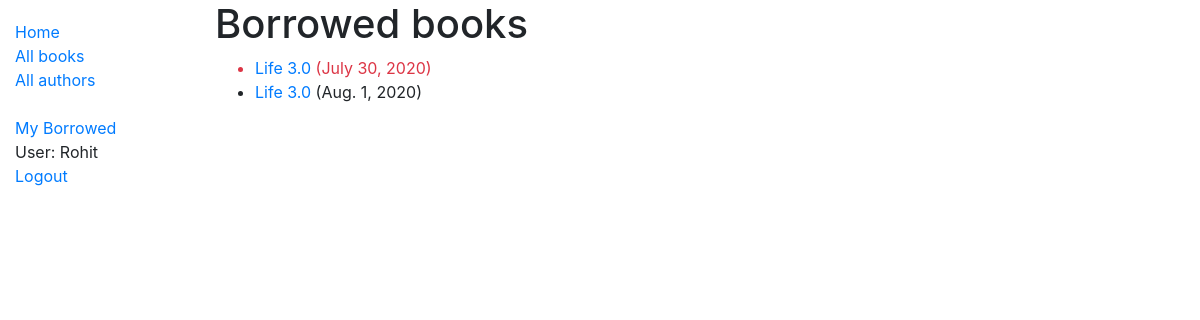
Page /catalog/mybooks/ (signed in) on the earlier database version.
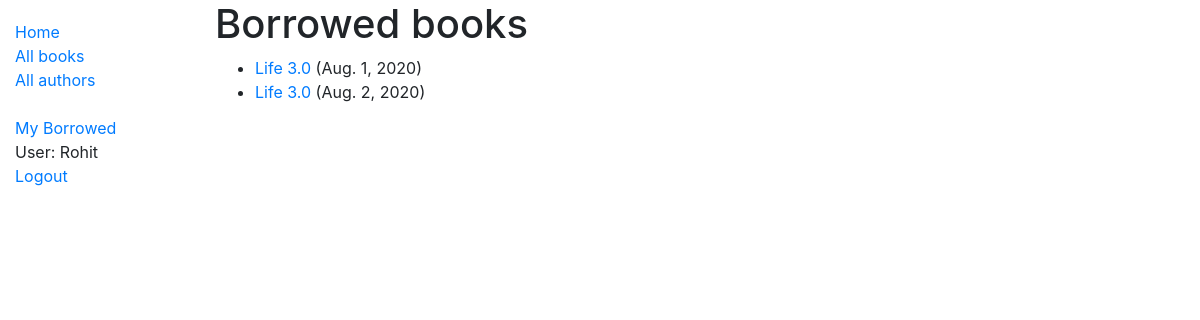
Same page on the later database version.
### catalog/models.py (models this page shows, shortened)
class BookInstance(models.Model):
    id = models.UUIDField(primary_key=True, default=uuid.uuid4,
                          help_text="Unique ID for this particular book across whole library")
    book = models.ForeignKey('Book', on_delete=models.SET_NULL, null=True)
    imprint = models.CharField(max_length=200)
    due_back = models.DateField(null=True, blank=True)
    borrower = models.ForeignKey(User, on_delete=models.SET_NULL, null=True, blank=True)
    LOAN_STATUS = (
        ('d', 'Maintenance'),
        ('o', 'On loan'),
        ('a', 'Available'),
        ('r', 'Reserved'),
    )
    status = models.CharField(
        max_length = 1,
        choices = LOAN_STATUS,
        blank = True,
        default = 'd',
        help_text = 'Book availability')
    class Meta:
        ordering = ['due_back']
        permissions = (("can_mark_returned", "Set book as returned"),)
    @property
    def is_overdue(self):
        if self.due_back and date.today() > self.due_back:
            return True
        return False

class Book(models.Model):
    title = models.CharField(max_length=200)
    author = models.ForeignKey('Author', on_delete=models.SET_NULL, null=True)
    summary = models.TextField(max_length=1000, help_text="Enter a brief description of the book")
    isbn = models.CharField('ISBN', max_length=13,
                            help_text='13 Character <a href="https://www.isbn-international.org/content/what-isbn'
                                      '">ISBN number</a>')
    genre = models.ManyToManyField(Genre, help_text="Select a genre for this book")
    language = models.ForeignKey('Language', on_delete=models.SET_NULL, null=True)
    def display_genre(self):
        """Creates a string for the Genre. This is required to display genre in Admin."""
        return ', '.join([genre.name for genre in self.genre.all()[:3]])
    display_genre.short_description = 'Genre'

### catalog/views.py (the view)
# urls.py: path('mybooks/', views.LoanedBooksByUserListView.as_view(), name='my-borrowed'),
class LoanedBooksByUserListView(LoginRequiredMixin,generic.ListView):
    model = BookInstance
    template_name ='catalog/bookinstance_list_borrowed_user.html'
    paginate_by = 10
    def get_queryset(self):
        return BookInstance.objects.filter(borrower=self.request.user).filter(status__exact='o').order_by('due_back')

### catalog/templates/catalog/bookinstance_list_borrowed_user.html
{% extends "base_generic.html" %}
{% block content %}
    <h1>Borrowed books</h1>
    {% if bookinstance_list %}
    <ul>
      {% for bookinst in object_list %}
      <li class="{% if bookinst.is_overdue %}text-danger{% endif %}">
        <a href="{% url 'book-detail' bookinst.book.pk %}">{{bookinst.book.title}}</a> ({{ bookinst.due_back }})
      </li>
      {% endfor %}
    </ul>
    {% else %}
      <p>There are no books borrowed.</p>
    {% endif %}
{% endblock %}

Differences in the rows shown:
shown differently, row unchanged: BookInstance "Aug. 1, 2020": moves up the list
changed BookInstance: due_back "July 30, 2020" → "Aug. 2, 2020"
